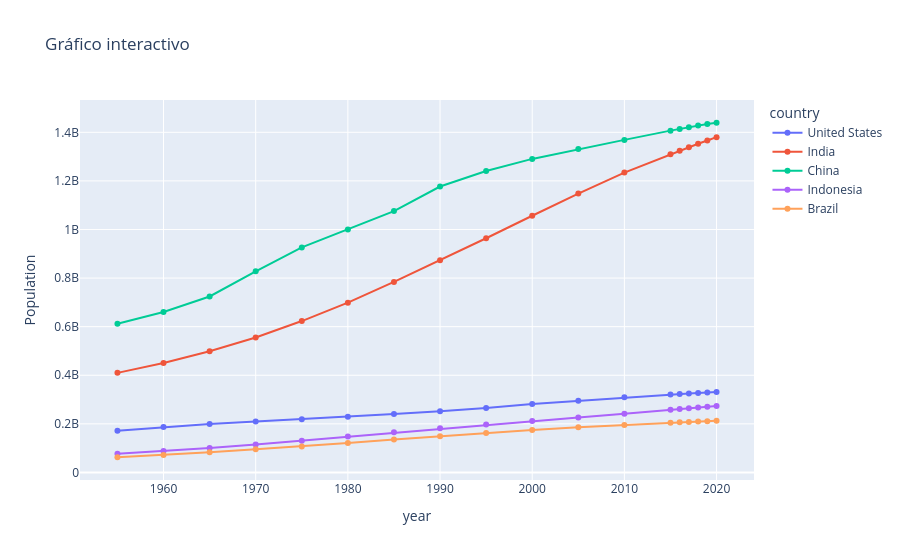

This figure's notebook cell:
### Markdown cell above
# 1. Interactive Lineplot

So we will be able to see the data behind the lines.

### Code cell
import plotly.express as px

fig = px.line(df_pivot, 
              x=df_pivot.index, 
              y=df_pivot.columns,
              markers=True,
              title="Gráfico interactivo")
fig.update_layout(yaxis_title="Population")
fig.show()

### Figure 1 — Plotly figure (JSON) as saved in the notebook; plotly's stock layout.template omitted (floating-point values rounded to 4 significant figures)
{"data": [{"hovertemplate": "country=United States<br>year=%{x}<br>value=%{y}<extra></extra>", "legendgroup": "United States", "line": {"color": "#636efa", "dash": "solid"}, "marker": {"symbol": "circle"}, "mode": "lines+markers", "name": "United States", "orientation": "v", "showlegend": true, "type": "scatter", "x": [1955.0, 1960.0, 1965.0, 1970.0, 1975.0, 1980.0, 1985.0, 1990.0, 1995.0, 2000.0, 2005.0, 2010.0, 2015.0, 2016.0, 2017.0, 2018.0, 2019.0, 2020.0], "xaxis": "x", "y": [171700000.0, 186700000.0, 199700000.0, 209500000.0, 219100000.0, 229500000.0, 240500000.0, 252100000.0, 265200000.0, 281700000.0, 295000000.0, 309000000.0, 320900000.0, 323000000.0, 325100000.0, 327100000.0, 329100000.0, 331000000.0], "yaxis": "y"}, {"hovertemplate": "country=India<br>year=%{x}<br>value=%{y}<extra></extra>", "legendgroup": "India", "line": {"color": "#EF553B", "dash": "solid"}, "marker": {"symbol": "circle"}, "mode": "lines+markers", "name": "India", "orientation": "v", "showlegend": true, "type": "scatter", "x": [1955.0, 1960.0, 1965.0, 1970.0, 1975.0, 1980.0, 1985.0, 1990.0, 1995.0, 2000.0, 2005.0, 2010.0, 2015.0, 2016.0, 2017.0, 2018.0, 2019.0, 2020.0], "xaxis": "x", "y": [409900000.0, 450500000.0, 499100000.0, 555200000.0, 623100000.0, 699000000.0, 784400000.0, 873300000.0, 963900000.0, 1057000000.0, 1148000000.0, 1234000000.0, 1310000000.0, 1325000000.0, 1339000000.0, 1353000000.0, 1366000000.0, 1380000000.0], "yaxis": "y"}, {"hovertemplate": "country=China<br>year=%{x}<br>value=%{y}<extra></extra>", "legendgroup": "China", "line": {"color": "#00cc96", "dash": "solid"}, "marker": {"symbol": "circle"}, "mode": "lines+markers", "name": "China", "orientation": "v", "showlegend": true, "type": "scatter", "x": [1955.0, 1960.0, 1965.0, 1970.0, 1975.0, 1980.0, 1985.0, 1990.0, 1995.0, 2000.0, 2005.0, 2010.0, 2015.0, 2016.0, 2017.0, 2018.0, 2019.0, 2020.0], "xaxis": "x", "y": [612200000.0, 660400000.0, 724200000.0, 827600000.0, 926200000.0, 1000000000.0, 1076000000.0, 1177000000.0, 1241000000.0, 1291000000.0, 1331000000.0, 1369000000.0, 1407000000.0, 1414000000.0, 1421000000.0, 1428000000.0, 1434000000.0, 1439000000.0], "yaxis": "y"}, {"hovertemplate": "country=Indonesia<br>year=%{x}<br>value=%{y}<extra></extra>", "legendgroup": "Indonesia", "line": {"color": "#ab63fa", "dash": "solid"}, "marker": {"symbol": "circle"}, "mode": "lines+markers", "name": "Indonesia", "orientation": "v", "showlegend": true, "type": "scatter", "x": [1955.0, 1960.0, 1965.0, 1970.0, 1975.0, 1980.0, 1985.0, 1990.0, 1995.0, 2000.0, 2005.0, 2010.0, 2015.0, 2016.0, 2017.0, 2018.0, 2019.0, 2020.0], "xaxis": "x", "y": [77270000.0, 87750000.0, 100300000.0, 114800000.0, 130700000.0, 147400000.0, 165000000.0, 181400000.0, 196900000.0, 211500000.0, 226300000.0, 241800000.0, 258400000.0, 261600000.0, 264700000.0, 267700000.0, 270600000.0, 273500000.0], "yaxis": "y"}, {"hovertemplate": "country=Brazil<br>year=%{x}<br>value=%{y}<extra></extra>", "legendgroup": "Brazil", "line": {"color": "#FFA15A", "dash": "solid"}, "marker": {"symbol": "circle"}, "mode": "lines+markers", "name": "Brazil", "orientation": "v", "showlegend": true, "type": "scatter", "x": [1955.0, 1960.0, 1965.0, 1970.0, 1975.0, 1980.0, 1985.0, 1990.0, 1995.0, 2000.0, 2005.0, 2010.0, 2015.0, 2016.0, 2017.0, 2018.0, 2019.0, 2020.0], "xaxis": "x", "y": [62530000.0, 72180000.0, 83370000.0, 95110000.0, 107200000.0, 120700000.0, 135300000.0, 149000000.0, 162000000.0, 174800000.0, 186100000.0, 195700000.0, 204500000.0, 206200000.0, 207800000.0, 209500000.0, 211000000.0, 212600000.0], "yaxis": "y"}], "layout": {"legend": {"title": {"text": "country"}, "tracegroupgap": 0}, "title": {"text": "Gráfico interactivo"}, "xaxis": {"anchor": "y", "domain": [0, 1], "title": {"text": "year"}}, "yaxis": {"anchor": "x", "domain": [0, 1], "title": {"text": "Population"}}}}
